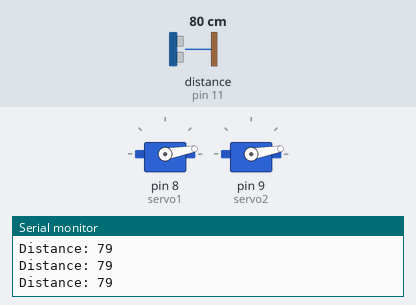
Simulated run of this sketch. Board: Arduino Uno, built with avr-gcc and run on an emulated ATmega328P. On the bench: 2 × servo, the last lines printed to the serial monitor. Wiring (inferred from the names in the program): ultrasonic range finder: trigger pin 12; echo pin 11. The inputs (shaded band) are chosen by the test bench; at power-on: distance to the obstacle (sensor on pin 11) 80 cm. The echo pulse lasts 58.3 µs per cm.

Above: at 1.2 s.
1.3 s: distance to the obstacle (sensor on pin 11) set to 22 cm
2.8 s: distance to the obstacle (sensor on pin 11) set to 18 cm
At 2.96 s:
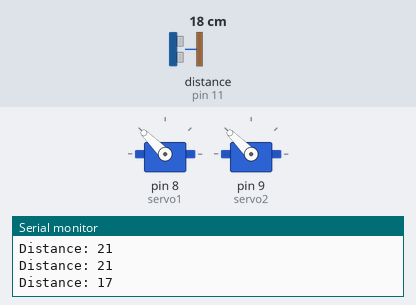
At 3.4 s:
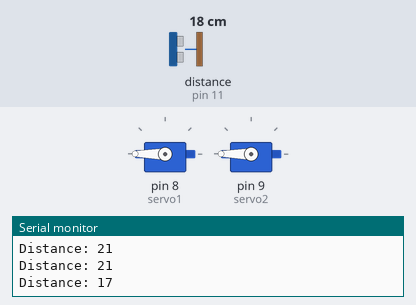
5.5 s: distance to the obstacle (sensor on pin 11) set to 120 cm
At 6.6 s:
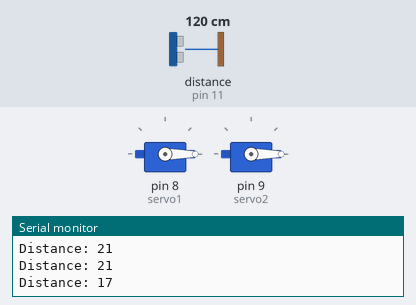
Timing chart, 0 to 8.5 s (numbered marks = the images above; inputs shaded):
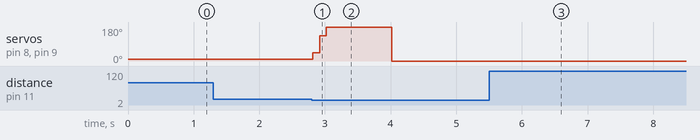

The sketch:

Hands.ino
```cpp
#include <Servo.h>
Servo servo1, servo2;
int angle = 10;
// defines pins numbers
const int trigPin = 12;
const int echoPin = 11;
// defines variables
long duration;
int distance;

void setup() {
  servo1.attach(8);
  servo1.write(angle);

  servo2.attach(9);
  servo2.write(angle);

pinMode(trigPin, OUTPUT); // Sets the trigPin as an Output
pinMode(echoPin, INPUT); // Sets the echoPin as an Input
Serial.begin(9600); // Starts the serial communication
}

void loop() {
  long duration, distance;
  digitalWrite(trigPin, LOW);
  delayMicroseconds(2);
  digitalWrite(trigPin, HIGH);
  delayMicroseconds(10);
  digitalWrite(trigPin, LOW);
  duration = pulseIn(echoPin, HIGH);
  distance = (duration/2) / 29.1;
  Serial.print("Distance: ");
Serial.println(distance);
delay(10);

if(distance<20)
{
  servo1.write(45);
  servo2.write(45);
  delay(100);
  servo1.write(135);
  servo2.write(135);
  delay(100);
  servo1.write(180);
  servo2.write(180);
  delay(1000);
  servo1.write(0);
  servo2.write(0);
  delay(3000);
}
}
```

Measured:
- the behaviour switches between 21 and 20 cm on distance to the obstacle (sensor on pin 11) (found by bisection; images 0 and 1)
- after the input at 2.8 s, servo on pin 8 (servo1), servo on pin 9 (servo2): 10° → 45° at once, → 135° 0.10 s later, → 180° 0.10 s later, → 0° 1.0 s later
- after the input at 5.5 s, servo on pin 8 (servo1), servo on pin 9 (servo2): stops changing and stays 0°
